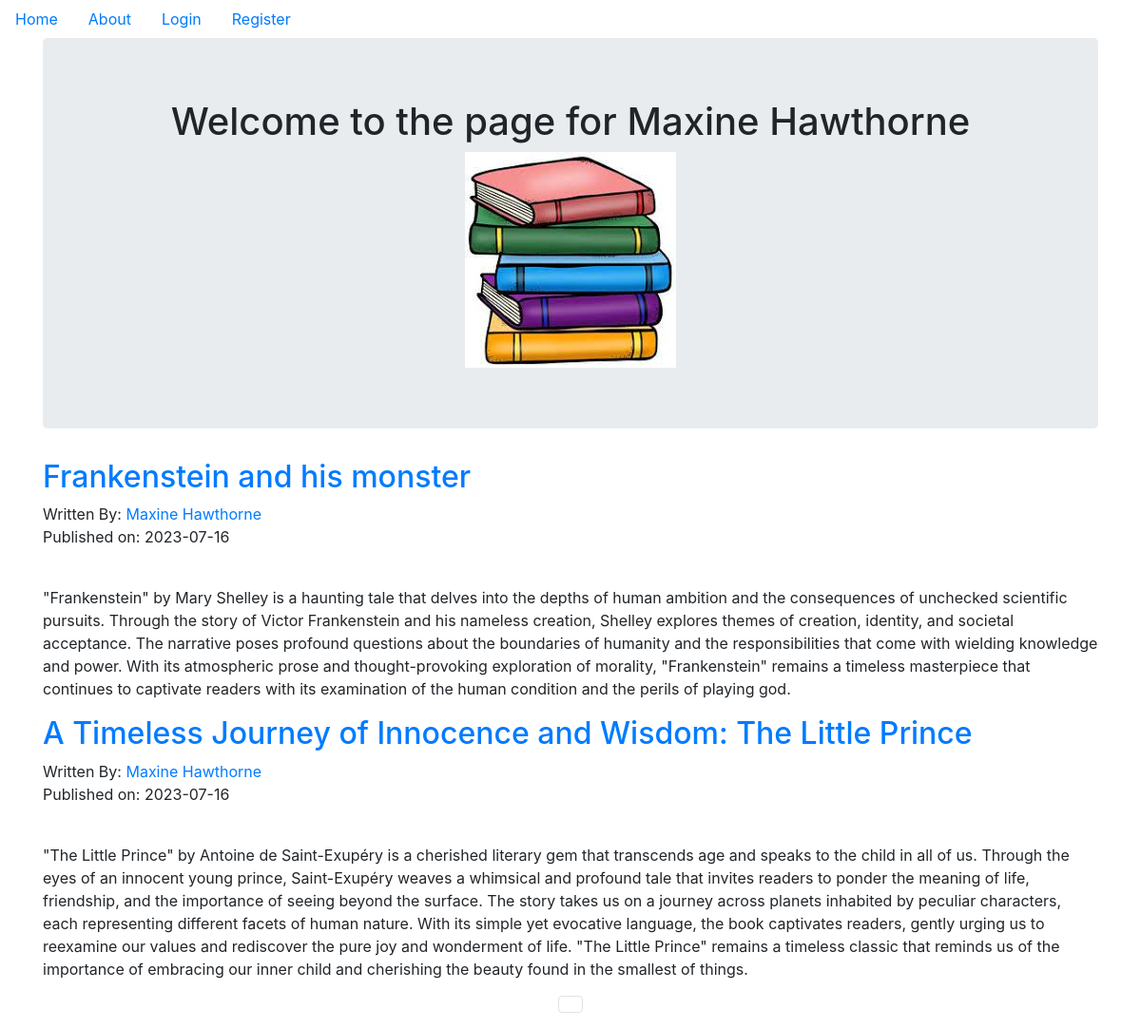
Page /Maxine Hawthorne on the committed database.
### bookReviewBlog/models.py (models this page shows, shortened)
class User(db.Model, UserMixin):
    __tablename__ = "users"
    id = db.Column(db.Integer, primary_key=True)
    profile_image = db.Column(db.String(64), nullable=False, default='default_profile.png')
    email = db.Column(db.String(64), unique=True, index=True)
    username =  db.Column(db.String(64), unique=True, index=True)
    password_hash = db.Column(db.String(128))
    posts = db.relationship('BlogPost', backref='author', lazy=True)

class BlogPost(db.Model):
    users = db.relationship(User)
    id = db.Column(db.Integer, primary_key=True)
    userId = db.Column(db.Integer, db.ForeignKey('users.id'), nullable = False)
    date = db.Column(db.DateTime, nullable=False, default=datetime.utcnow)
    title = db.Column(db.String(140), nullable=False)
    text = db.Column(db.Text, nullable=False)

### bookReviewBlog/users/views.py (the view)
@users.route("/<username>")
def userPosts(username):
    page = request.args.get('page', 1, type=int)
    user = User.query.filter_by(username=username).first_or_404()
    blog_posts = BlogPost.query.filter_by(author=user).order_by(BlogPost.date.desc()).paginate(page=page, per_page=5)
    return render_template('userBlogPosts.html', blog_posts=blog_posts, user=user)

### bookReviewBlog/templates/userBlogPosts.html
{% extends "base.html" %}
{% block content %}
    <div class="container">
        <div class="jumbotron" >
            <div align="center">
                <h1>Welcome to the page for {{user.username}}</h1>
                <img src="{{url_for('static',filename='profilePics/'+user.profile_image)}}">
            </div>
        </div>
        {% for post in blog_posts.items %}
        <h2>
            <a href="{{url_for('bookPosts.blogPost',blogPostID=post.id)}}">{{post.title}}</a>
        </h2>
        Written By: <a href="{{url_for('users.userPosts', username=post.author.username)}}">{{post.author.username}}</a>
        <p class="'text-muted">Published on: {{post.date.strftime("%Y-%m-%d")}}</p>
        <br>
        <p>{{post.text}}</p>
        {% endfor %}
    </div>
    <nav aria-label="Page navigation example">
        <ul class="pagination justify-content-center">
            {% for post in blog_posts.iter_pages(left_edge=1, right_edge=1, left_current=1, right_current=1) %}
                {% if blog_posts.page == page_num %}
                    <li class="page-item disabled">
                        <a class="page-link" href="{{url_for('users.user_posts', username=user.username, page=page_num)}}">{{page_num}}</a>
                    </li>
                {% else %}
                    <li class="page-item">
                        <a class="page-link" href="{{url_for('users.userPosts', username=user.username, page=page_num)}}">{{page_num}}</a>
                    </li>
                {% endif %}
            {% endfor %}
        </ul>
      </nav>
{% endblock %}

### rows in the picture
User: username "Maxine Hawthorne", profile_image (placeholder picture)
BlogPost: title "Frankenstein and his monster", author.username "Maxine Hawthorne", date "2023-07-16", text "\"Frankenstein\" by Mary Shelley is a haunting tale that delves into the depths of human ambition and the consequences of unchecked scientific pursuits. Through the story of Victor Frankenstein and his nameless creation, Shelley explores themes of creation, identity, and societal acceptance. The narrative poses profound questions about the boundaries of humanity and the responsibilities that come with wielding knowledge and power. With its atmospheric prose and thought-provoking exploration of morality, \"Frankenstein\" remains a timeless masterpiece that continues to captivate readers with its examination of the human condition and the perils of playing god."
BlogPost: title "A Timeless Journey of Innocence and Wisdom: The Little Prince", author.username "Maxine Hawthorne", date "2023-07-16", text "\"The Little Prince\" by Antoine de Saint-Exupéry is a cherished literary gem that transcends age and speaks to the child in all of us. Through the eyes of an innocent young prince, Saint-Exupéry weaves a whimsical and profound tale that invites readers to ponder the meaning of life, friendship, and the importance of seeing beyond the surface. The story takes us on a journey across planets inhabited by peculiar characters, each representing different facets of human nature. With its simple yet evocative language, the book captivates readers, gently urging us to reexamine our values and rediscover the pure joy and wonderment of life. \"The Little Prince\" remains a timeless classic that reminds…"
